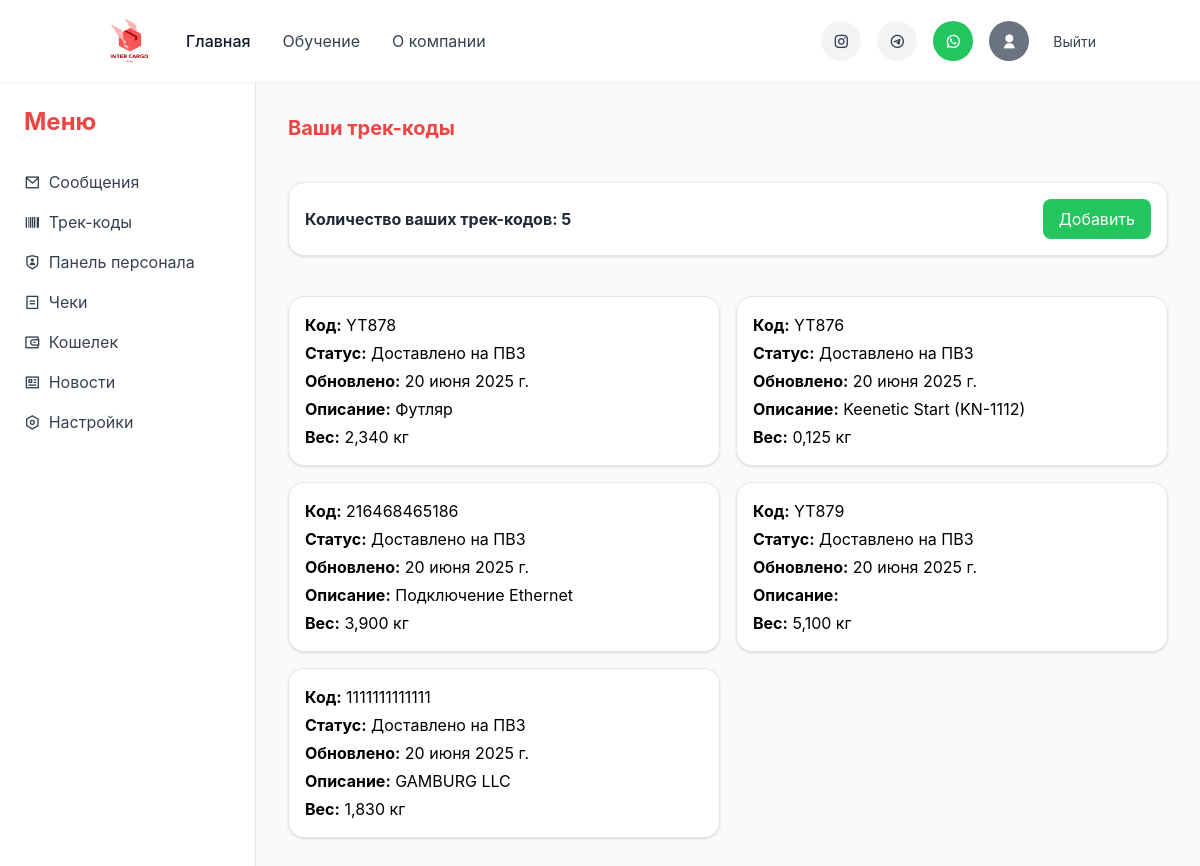
The app's page /profile/track-codes/ (signed in) with its own data.
### myprofile/models.py (models this page shows, shortened)
class TrackCode(models.Model):
    STATUS_CHOICES = [
        ('user_added', 'Добавлено пользователем'),
        ('warehouse_cn', 'Принято на склад (Китай)'),
        ('shipped_cn', 'Отправлено со склада (Китай)'),
        ('delivered', 'Доставлено на ПВЗ'),
    ]
    id = models.AutoField(primary_key=True, verbose_name="№ трек кода")
    track_code = models.CharField(max_length=100, unique=True, verbose_name="Трек код")
    update_date = models.DateField(auto_now=True, verbose_name="Дата обновления")
    status = models.CharField(max_length=20, choices=STATUS_CHOICES, verbose_name="Статус трек-кода")
    owner = models.ForeignKey(
        settings.AUTH_USER_MODEL,
        on_delete=models.CASCADE,
        verbose_name="Имя владельца"
    )
    description = models.CharField(max_length=255, blank=True, verbose_name="О посылке")
    weight = models.DecimalField(max_digits=6, decimal_places=3, null=True, blank=True, verbose_name="Вес посылки (кг)")

### myprofile/views.py (the view)
# urls.py: path('track-codes/', views.track_codes_view, name='track_codes'),
@login_required(login_url='login')
def track_codes_view(request):
    if request.method == 'POST':
        form = TrackCodeForm(request.POST)
        if form.is_valid():
            track_code = form.save(commit=False)
            track_code.owner = request.user
            track_code.status = 'user_added'
            track_code.save()
            messages.success(request, "Трек-код успешно добавлен.")
            return redirect('track_codes')
    else:
        form = TrackCodeForm()
    track_codes = TrackCode.objects.filter(owner=request.user).order_by('-update_date')
    return render(request, 'track_codes.html', {
        'track_codes': track_codes,
        'form': form
    })

### myprofile/templates/track_codes.html (shortened to what this page needs)
<!DOCTYPE html>
<html lang="ru">
{% load static %}
<head>
    <script src="https://cdn.tailwindcss.com/3.4.16"></script>
    <link rel="stylesheet" href="{% static 'styles/css2.css' %}"/>
    <link rel="stylesheet" href="{% static 'styles/styles.css' %}"/>
    <link rel="stylesheet" href="{% static 'styles/remixicon/remixicon.css' %}"/>
</head>
<body class="bg-gray-50 min-h-screen">
{% include 'includes/header.html' %}
    {% block content %}
    <div class="flex min-h-screen">
    {% include 'includes/sidebar.html' %}
    <main class="flex-1 px-4 md:px-8 py-8 space-y-10">
        <header class="mb-6">
        <h1 class="text-xl font-bold text-red-500">Ваши трек-коды</h1>
        </header>
        <div x-data="{ addModal: false }">
            <div class="grid grid-cols-2 md:grid-cols-2 gap-1 mt-4 bg-white p-4 rounded-lg shadow border border-gray-200 items-center">
                <div class="flex items-center">
                    <p class="text-gray-800 font-medium">
                        <strong>Количество ваших трек-кодов: {{ track_codes.count }}</strong>
                    </p>
                </div>
                <div class="flex items-center justify-end">
                    <button @click="addModal = true" class="bg-green-500 text-white px-4 py-2 rounded hover:bg-green-600">
                        Добавить
                    </button>
                </div>
            </div>
        </div>
        <section class="grid grid-cols-1 md:grid-cols-2 gap-4">
        {% for code in track_codes %}
            <div class="bg-white p-4 rounded-lg shadow border border-gray-200 space-y-1">
            <p><strong>Код:</strong> {{ code.track_code }}</p>
            <p><strong>Статус:</strong> {{ code.get_status_display }}</p>
            <p><strong>Обновлено:</strong> {{ code.update_date }}</p>
            <p><strong>Описание:</strong> {{ code.description }}</p>
            {% if code.status == 'delivered' %}
                <p><strong>Вес:</strong> {{ code.weight }} кг</p>
            {% endif %}
            </div>
        {% empty %}
            <p class="text-gray-600">У вас пока нет трек-кодов.</p>
        {% endfor %}
        </section>
    </main>
    </div>
    {% endblock %}
</body>
</html>

### mainview/templates/includes/header.html (shortened to what this page needs)
{% load static %}
<header class="bg-white shadow-sm sticky top-0 z-50">
    <div class="container mx-auto px-4 py-4 flex justify-between items-center">
        <div class="flex items-center">
            <a href="/" class="text-2xl font-['Pacifico'] text-primary mr-8">
                <img src="{% static 'images/logo.png' %}" style="height: 50px; width: 50px;">
            </a>
            <nav class="hidden md:flex space-x-8">
                <a href="/" class="text-gray-900 font-medium hover:text-primary transition">Главная</a>
                <a href="{% url 'education' %}" class="text-gray-700 hover:text-primary transition">Обучение</a>
                <a href="{% url 'about' %}" class="text-gray-700 hover:text-primary transition">О компании</a>
            </nav>
        </div>
        <div class="flex items-center space-x-4">
            <a href="https://www.instagram.com/inter_cargo_trz/" class="w-10 h-10 flex items-center justify-center rounded-full bg-gray-100 hover:bg-gray-200 transition">
                <i class="ri-instagram-line text-gray-700"></i>
            </a>
            <a href="https://t.me/inter_cargo" class="w-10 h-10 flex items-center justify-center rounded-full bg-gray-100 hover:bg-gray-200 transition">
                <i class="ri-telegram-line text-gray-700"></i>
            </a>
            <a href="https://wa.me/77066440624" class="w-10 h-10 flex items-center justify-center rounded-full bg-green-500 hover:bg-green-600 transition">
                <i class="ri-whatsapp-line text-white"></i>
            </a>
            {% if user.is_authenticated %}
                <a href="{% url 'profile' %}" class="w-10 h-10 flex items-center justify-center rounded-full bg-gray-500 hover:bg-black transition" title="Профиль">
                    <i class="ri-user-fill text-white"></i>
                </a>
                <form method="post" action="{% url 'logout' %}" style="display: inline;">
                    <button type="submit" class="text-sm text-gray-700 hover:text-primary transition ml-2">
                        Выйти
                    </button>
                </form>
            {% else %}
                <a href="{% url 'login' %}" class="text-sm text-gray-700 hover:text-primary transition">Войти</a>
                <a href="{% url 'register' %}" class="text-sm text-gray-700 hover:text-primary transition">Регистрация</a>
            {% endif %}
        </div>
    </div>
</header>

### mainview/templates/includes/sidebar.html
{% load static %}
  <aside class="w-64 bg-white border-r border-gray-200 p-6 hidden md:block shadow-sm sticky top-0 h-screen">
    <a href="{% url 'profile' %}">
      <h1 class="text-2xl font-bold text-red-500 mb-8">Меню</h1>
    </a>
    <nav class="space-y-4 text-gray-700">
      <a href="#messages" class="flex items-center gap-2 hover:text-red-500"><i class="ri-mail-line"></i> Сообщения</a>
      <a href="{% url 'track_codes' %}" class="flex items-center gap-2 hover:text-red-500"><i class="ri-barcode-line"></i> Трек-коды</a>
      {% if request.user.userprofile.is_staff %}
      <a href="{% url 'update_tracks' %}" class="flex items-center gap-2 hover:text-red-500"><i class="ri-shield-user-line"></i> Панель персонала</a>
      {% endif %}
      <a href="{% url 'delivered_posts' %}" class="flex items-center gap-2 hover:text-red-500"><i class="ri-bill-line"></i> Чеки</a>
      <a href="#wallet" class="flex items-center gap-2 hover:text-red-500"><i class="ri-wallet-3-line"></i> Кошелек</a>
      <a href="#news" class="flex items-center gap-2 hover:text-red-500"><i class="ri-news-line"></i> Новости</a>
      <a href="{% url 'settings' %}" class="flex items-center gap-2 hover:text-red-500"><i class="ri-settings-line"></i> Настройки</a>
    </nav>
  </aside>

### mainview/templates/includes/footer.html (shortened to what this page needs)
{% load static %}

### mainview/static/styles/styles.css (style rules this page uses)
:where([class^="ri-"])::before { content: "\f3c2"; }
body { font-family: 'Inter', sans-serif; }

### records on screen
TrackCode: track_code "YT878", status "Доставлено на ПВЗ", update_date "20 июня 2025 г.", description "Футляр", weight "2,340"
TrackCode: track_code "YT876", status "Доставлено на ПВЗ", update_date "20 июня 2025 г.", description "Keenetic Start (KN-1112)", weight "0,125"
TrackCode: track_code "216468465186", status "Доставлено на ПВЗ", update_date "20 июня 2025 г.", description "Подключение Ethernet", weight "3,900"
TrackCode: track_code "YT879", status "Доставлено на ПВЗ", update_date "20 июня 2025 г.", weight "5,100"
TrackCode: track_code "1111111111111", status "Доставлено на ПВЗ", update_date "20 июня 2025 г.", description "GAMBURG LLC", weight "1,830"

### other values on screen
{{ track_codes.count }} "5"
